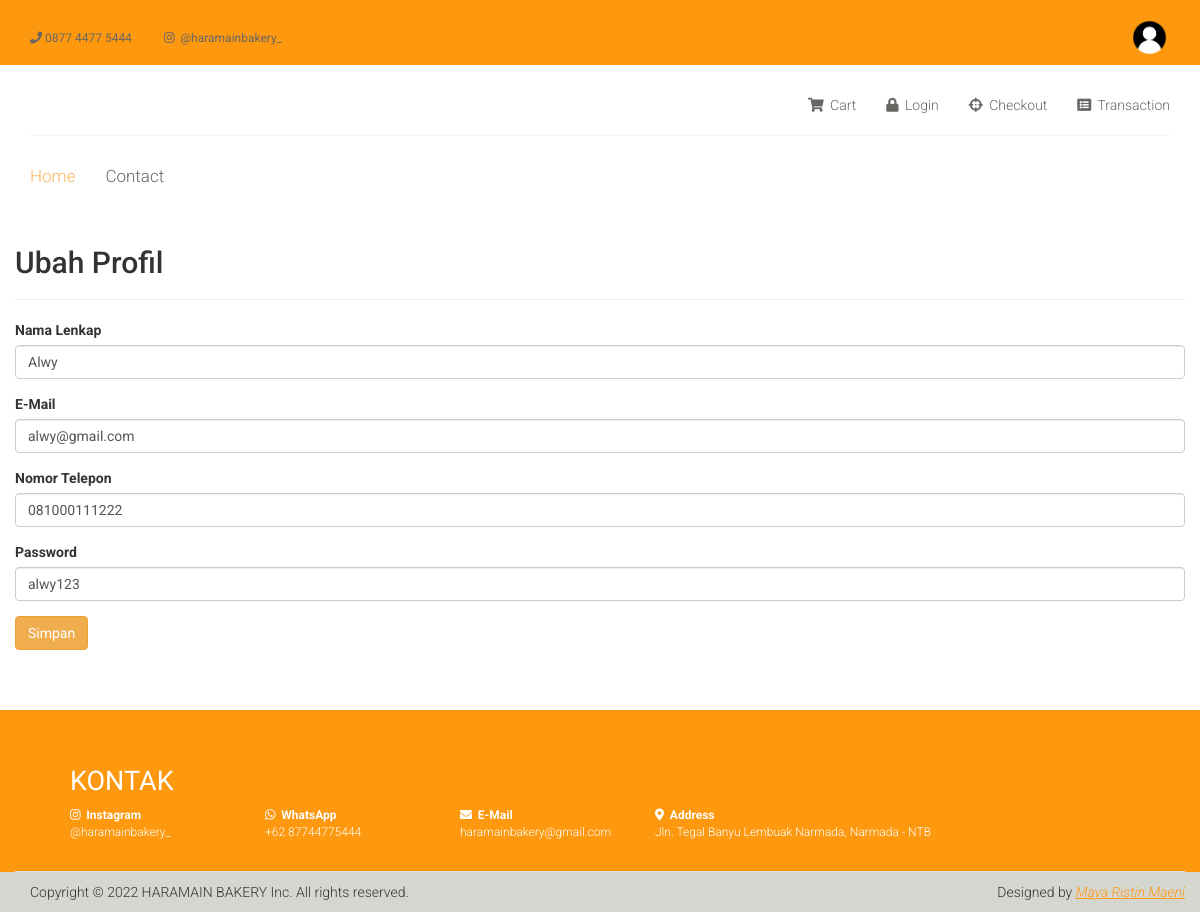
Screenshot of /index.php?halaman=ubahprofil&id=2 with the database file from the repository.
### tables this page shows
CREATE TABLE `pelanggan` (
  `id_pelanggan` int(11) NOT NULL,
  `email_pelanggan` varchar(100) NOT NULL,
  `password_pelanggan` varchar(150) NOT NULL,
  `nama_pelanggan` varchar(100) NOT NULL,
  `telepon_pelanggan` varchar(25) NOT NULL
);

### ubahprofil.php (the view, shortened to what this page needs)
<main class="c-main">
    <div class="container-fluid ">
    <div class="container mt-3">
    <div class="row justify-content-center">
    <div class="col-xl-12">
    <div class="card">
    <div class="card-body">
    <h2>Ubah Profil</h2>
    <hr>
<?php
$ambil=$koneksi->query("SELECT * FROM pelanggan WHERE id_pelanggan='$_GET[id]'");
$pecah=$ambil->fetch_assoc();
?>
<form method="post" enctype="multipart/form-data">
    <div class="form-group">
        <label>Nama Lenkap</label>
        <input type="text" name="nama" class="form-control" value="<?php echo $pecah['nama_pelanggan'] ?>">
    </div>
    <div class="form-group">
        <label>E-Mail</label>
        <input type="text" name="email" class="form-control" value="<?php echo $pecah['email_pelanggan'] ?>">
    </div>
    <div class="form-group">
        <label>Nomor Telepon</label>
        <input type="text" name="hp" class="form-control" value="<?php echo $pecah['telepon_pelanggan'] ?>">
    </div>
    <div class="form-group">
        <label>Password</label>
        <input type="text" name="password" class="form-control" value="<?php echo $pecah['password_pelanggan'] ?>">
    </div>
    <button class="btn btn-warning" name="ubah">Simpan</button>
    <br>
    <br>
    <br>
    <br>
</form>
</div>
</div>
</div>
</div>
</div>
</div>
</main>

### css/main.css (style rules this page uses)
body { font-family: 'Roboto', sans-serif; background:; position: relative; font-weight:400px; }
h1, h2, h3, h4, h5, h6 { font-family: 'Roboto', sans-serif; }

### rows the page displays
pelanggan: nama "Alwy", email "alwy@gmail.com", hp "081000111222", password "alwy123"
